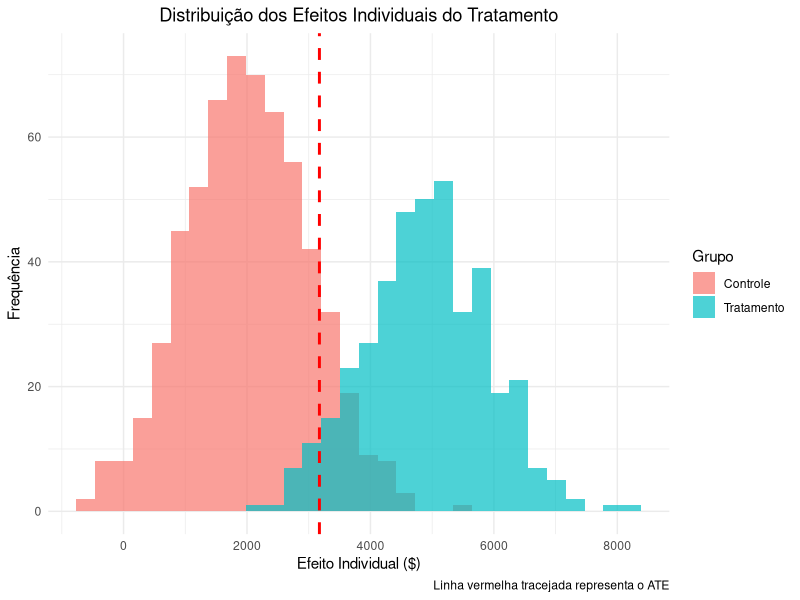
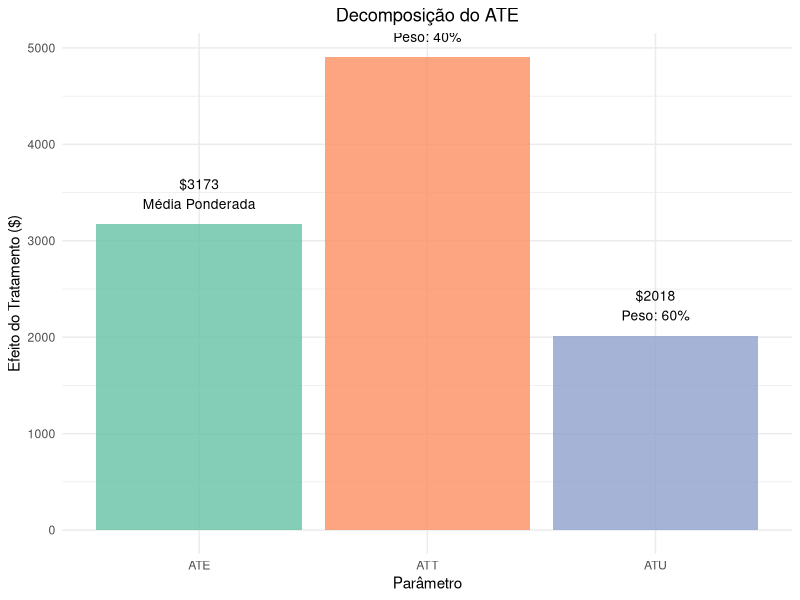

Here is the R script that generated these plots, in order:
## ---- chunk 1
#| include: false
library(tidyverse)
## ---- chunk 2
# Configurando dados hipotéticos
set.seed(42)
n_total <- 1000
prop_treated <- 0.4

# Efeitos heterogêneos
att_true <- 5000
atu_true <- 2000

# Resultados potenciais
n_treated <- round(n_total * prop_treated)
y0_treated <- rnorm(n_treated, mean = 30000, sd = 5000)
y1_treated <- y0_treated + att_true + rnorm(n_treated, mean = 0, sd = 1000)

n_untreated <- n_total - n_treated
y0_untreated <- rnorm(n_untreated, mean = 25000, sd = 5000)
y1_untreated <- y0_untreated + atu_true + rnorm(n_untreated, mean = 0, sd = 1000)

# Criando data frame
data <- tibble(
  id = 1:n_total,
  D = c(rep(1, n_treated), rep(0, n_untreated)),
  Y0 = c(y0_treated, y0_untreated),
  Y1 = c(y1_treated, y1_untreated)
) %>%
  mutate(Y_obs = D * Y1 + (1 - D) * Y0)

# Calculando os efeitos e a decomposição completa
effects <- data %>%
  summarise(
    ATT = mean(Y1[D == 1]) - mean(Y0[D == 1]),
    ATU = mean(Y1[D == 0]) - mean(Y0[D == 0]),
    ATE_direct = mean(Y1) - mean(Y0),
    prop_treated = mean(D),
    # Diferença ingênua
    naive_diff = mean(Y_obs[D == 1]) - mean(Y_obs[D == 0]),
    # Viés de seleção
    selection_bias = mean(Y0[D == 1]) - mean(Y0[D == 0]),
    # Viés de heterogeneidade
    heterogeneity_bias = (1 - mean(D)) * (ATT - ATU)
  ) %>%
  mutate(
    ATE_decomposed = prop_treated * ATT + (1 - prop_treated) * ATU,
    # Verificação da decomposição completa
    naive_decomposed = ATE_direct + selection_bias + heterogeneity_bias
  )

# Exibindo resultados da decomposição completa
cat("=== DECOMPOSIÇÃO DA DIFERENÇA INGÊNUA ===\n")
cat("Diferença ingênua observada: $", round(effects$naive_diff, 0), "\n")
cat("ATE (efeito causal verdadeiro): $", round(effects$ATE_direct, 0), "\n")
cat("Viés de seleção: $", round(effects$selection_bias, 0), "\n")
cat("Viés de heterogeneidade: $", round(effects$heterogeneity_bias, 0), "\n")
cat("Soma dos componentes: $", round(effects$naive_decomposed, 0), "\n\n")

cat("=== DECOMPOSIÇÃO DO ATE ===\n")
cat("ATT (efeito nos tratados): $", round(effects$ATT, 0), "\n")
cat("ATU (efeito nos não-tratados): $", round(effects$ATU, 0), "\n")
cat("ATE (cálculo direto): $", round(effects$ATE_direct, 0), "\n")
cat("ATE (via decomposição): $", round(effects$ATE_decomposed, 0), "\n")

## ---- chunk 3

# Criando visualização dos efeitos individuais
data %>%
  mutate(individual_effect = Y1 - Y0) %>%
  ggplot(aes(x = individual_effect, fill = factor(D))) +
  geom_histogram(alpha = 0.7, bins = 30, position = "identity") +
  geom_vline(xintercept = effects$ATE_direct, color = "red", linetype = "dashed", size = 1) +
  labs(
    title = "Distribuição dos Efeitos Individuais do Tratamento",
    x = "Efeito Individual ($)",
    y = "Frequência",
    fill = "Grupo",
    caption = "Linha vermelha tracejada representa o ATE"
  ) +
  scale_fill_discrete(labels = c("Controle", "Tratamento")) +
  theme_minimal() +
  theme(plot.title = element_text(hjust = 0.5))
## ---- chunk 4
# Gráfico de barras mostrando a decomposição
decomp_data <- tibble(
  Parametro = c("ATT", "ATU", "ATE"),
  Valor = c(effects$ATT, effects$ATU, effects$ATE_direct),
  Peso = c(paste0("Peso: ", round(effects$prop_treated * 100, 1), "%"),
           paste0("Peso: ", round((1 - effects$prop_treated) * 100, 1), "%"),
           "Média Ponderada")
)

ggplot(decomp_data, aes(x = Parametro, y = Valor, fill = Parametro)) +
  geom_col(alpha = 0.8) +
  geom_text(aes(label = paste0("$", round(Valor, 0), "\n", Peso)), 
            vjust = -0.5, size = 3.5) +
  labs(
    title = "Decomposição do ATE",
    x = "Parâmetro",
    y = "Efeito do Tratamento ($)",
    fill = "Parâmetro"
  ) +
  theme_minimal() +
  theme(plot.title = element_text(hjust = 0.5),
        legend.position = "none") +
  scale_fill_brewer(type = "qual", palette = "Set2")
